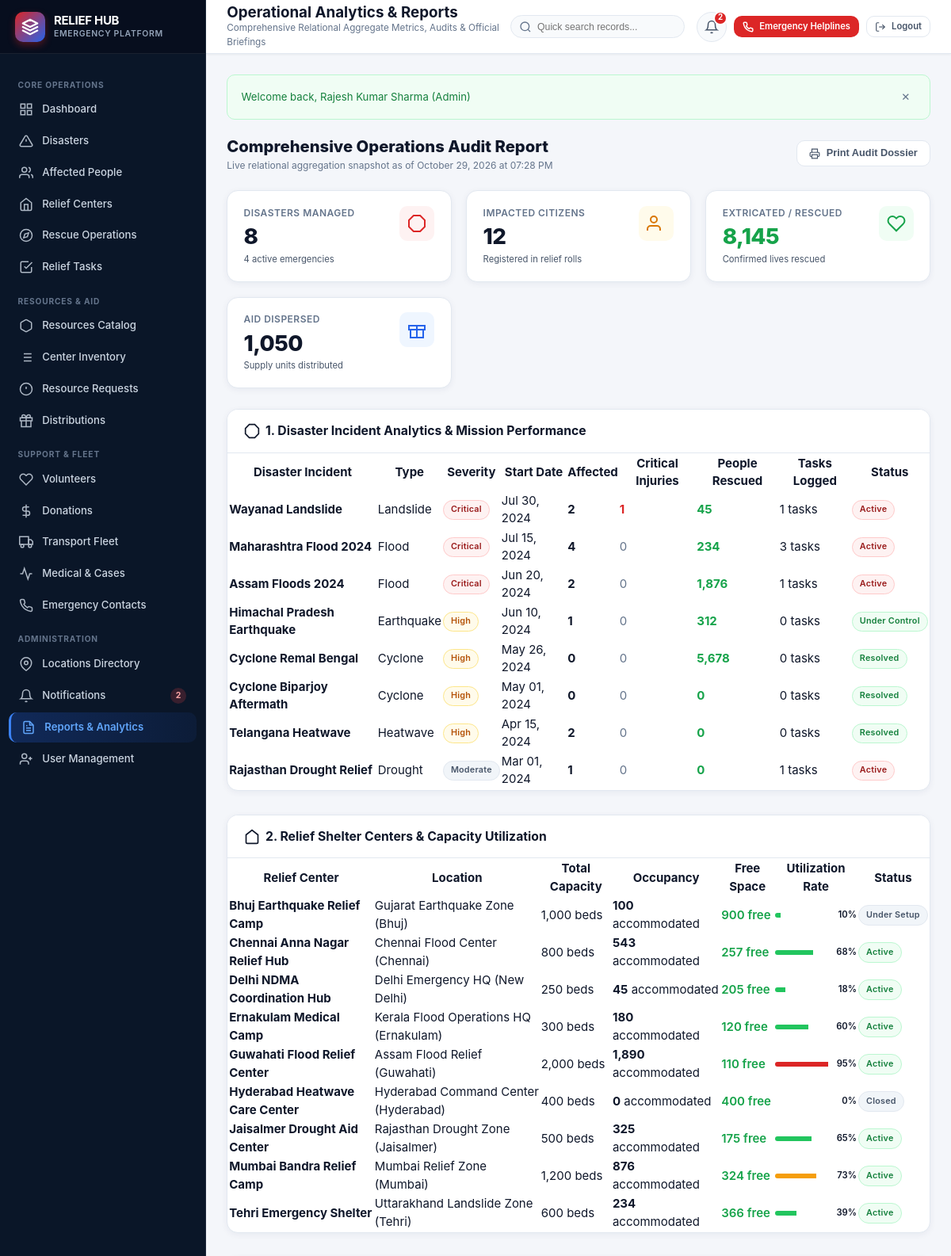
/reports.php (signed in, upper part), run on the app's committed database.
### tables this page shows
CREATE TABLE IF NOT EXISTS disasters (
    disaster_id INT PRIMARY KEY AUTO_INCREMENT,
    disaster_type_id INT NOT NULL,
    disaster_name VARCHAR(200) NOT NULL,
    description TEXT,
    start_date DATE NOT NULL,
    end_date DATE,
    severity ENUM('Low', 'Moderate', 'High', 'Critical') NOT NULL DEFAULT 'Moderate',
    status ENUM('Reported', 'Active', 'Under Control', 'Resolved') NOT NULL DEFAULT 'Reported',
    reported_by INT,
    created_at TIMESTAMP DEFAULT CURRENT_TIMESTAMP,
    updated_at TIMESTAMP DEFAULT CURRENT_TIMESTAMP ON UPDATE CURRENT_TIMESTAMP,
    FOREIGN KEY (disaster_type_id) REFERENCES disaster_types(disaster_type_id) ON DELETE RESTRICT,
    FOREIGN KEY (reported_by) REFERENCES users(user_id) ON DELETE SET NULL,
    INDEX idx_disasters_status (status),
    INDEX idx_disasters_severity (severity)
);

CREATE TABLE IF NOT EXISTS disaster_types (
    disaster_type_id INT PRIMARY KEY AUTO_INCREMENT,
    type_name VARCHAR(100) NOT NULL UNIQUE,
    description TEXT
);

CREATE TABLE IF NOT EXISTS relief_centers (
    center_id INT PRIMARY KEY AUTO_INCREMENT,
    location_id INT NOT NULL,
    center_name VARCHAR(150) NOT NULL,
    center_type ENUM('Shelter', 'Food Distribution', 'Medical', 'Multi-Purpose') NOT NULL,
    capacity INT NOT NULL,
    current_occupancy INT DEFAULT 0,
    contact_number VARCHAR(20),
    status ENUM('Active', 'Full', 'Closed', 'Under Setup') DEFAULT 'Active',
    created_at TIMESTAMP DEFAULT CURRENT_TIMESTAMP,
    updated_at TIMESTAMP DEFAULT CURRENT_TIMESTAMP ON UPDATE CURRENT_TIMESTAMP,
    FOREIGN KEY (location_id) REFERENCES locations(location_id) ON DELETE RESTRICT,
    INDEX idx_center_status (status)
);

CREATE TABLE IF NOT EXISTS locations (
    location_id INT PRIMARY KEY AUTO_INCREMENT,
    location_name VARCHAR(150) NOT NULL,
    address TEXT,
    city VARCHAR(100),
    state VARCHAR(100),
    pincode VARCHAR(20),
    latitude DECIMAL(10, 8),
    longitude DECIMAL(11, 8)
);

### reports.php (the view, shortened to what this page needs)
<?php
$pdo = getDB();
$totalDisasters     = (int)$pdo->query("SELECT COUNT(*) FROM disasters")->fetchColumn();
$activeDisasters    = (int)$pdo->query("SELECT COUNT(*) FROM disasters WHERE status = 'Active'")->fetchColumn();
$totalAffected       = (int)$pdo->query("SELECT COUNT(*) FROM affected_people")->fetchColumn();
$totalRescued        = (int)$pdo->query("SELECT COALESCE(SUM(people_rescued), 0) FROM rescue_operations")->fetchColumn();
$totalDistributions  = (int)$pdo->query("SELECT COALESCE(SUM(quantity_distributed), 0) FROM resource_distribution")->fetchColumn();
$disasterBreakdown = $pdo->query("
    SELECT d.disaster_id, d.disaster_name, dt.type_name, d.severity, d.status, d.start_date,
           (SELECT COUNT(*) FROM affected_people ap WHERE ap.disaster_id = d.disaster_id) as total_affected,
           (SELECT COUNT(*) FROM affected_people ap WHERE ap.disaster_id = d.disaster_id AND ap.injury_status = 'Critical') as critical_injuries,
           (SELECT COALESCE(SUM(people_rescued), 0) FROM rescue_operations ro WHERE ro.disaster_id = d.disaster_id) as people_rescued,
           (SELECT COUNT(*) FROM relief_tasks rt WHERE rt.disaster_id = d.disaster_id) as task_count
    FROM disasters d
    LEFT JOIN disaster_types dt ON d.disaster_type_id = dt.disaster_type_id
    ORDER BY d.start_date DESC
")->fetchAll();
$centerLogistics = $pdo->query("
    SELECT rc.center_id, rc.center_name, rc.capacity, rc.current_occupancy, rc.status,
           l.location_name, l.city, l.state
    FROM relief_centers rc
    JOIN locations l ON rc.location_id = l.location_id
    ORDER BY rc.center_name ASC
")->fetchAll();
require_once __DIR__ . '/includes/header.php';
require_once __DIR__ . '/includes/sidebar.php';
?>
<div class="main-wrapper">
  <?php require_once __DIR__ . '/includes/topbar.php'; ?>
  <div style="display: flex; justify-content: space-between; align-items: center; margin-bottom: 1.5rem; flex-wrap: wrap; gap: 0.75rem;">
    <div>
      <h2 style="font-size: 1.35rem; font-weight: 800; color: var(--navy-950);">Comprehensive Operations Audit Report</h2>
      <p style="font-size: 0.8rem; color: var(--text-muted);">Live relational aggregation snapshot as of <?= date('F d, Y \a\t h:i A') ?></p>
    </div>
    <div style="display: flex; gap: 0.5rem;">
      <button type="button" class="btn btn-outline" onclick="window.print()">
        <svg width="14" height="14" viewBox="0 0 24 24" fill="none" stroke="currentColor" stroke-width="2"><polyline points="6 9 6 2 18 2 18 9"/><path d="M6 18H4a2 2 0 0 1-2-2v-5a2 2 0 0 1 2-2h16a2 2 0 0 1 2 2v5a2 2 0 0 1-2 2h-2"/><rect x="6" y="14" width="12" height="8"/></svg>
        <span>Print Audit Dossier</span>
      </button>
    </div>
  </div>
  <div class="stats-grid">
    <div class="stat-card">
      <div class="stat-content">
        <span class="stat-title">Disasters Managed</span>
        <span class="stat-value"><?= $totalDisasters ?></span>
        <span class="stat-subtext"><?= $activeDisasters ?> active emergencies</span>
      </div>
      <div class="stat-icon red">
        <svg width="24" height="24" viewBox="0 0 24 24" fill="none" stroke="currentColor" stroke-width="2"><polygon points="7.86 2 16.14 2 22 7.86 22 16.14 16.14 22 7.86 22 2 16.14 2 7.86 7.86 2"/></svg>
      </div>
    </div>
    <div class="stat-card">
      <div class="stat-content">
        <span class="stat-title">Impacted Citizens</span>
        <span class="stat-value"><?= number_format($totalAffected) ?></span>
        <span class="stat-subtext">Registered in relief rolls</span>
      </div>
      <div class="stat-icon orange">
        <svg width="24" height="24" viewBox="0 0 24 24" fill="none" stroke="currentColor" stroke-width="2"><path d="M17 21v-2a4 4 0 0 0-4-4H5a4 4 0 0 0-4 4v2"/><circle cx="9" cy="7" r="4"/></svg>
      </div>
    </div>
    <div class="stat-card">
      <div class="stat-content">
        <span class="stat-title">Extricated / Rescued</span>
        <span class="stat-value" style="color: var(--success-600);"><?= number_format($totalRescued) ?></span>
        <span class="stat-subtext">Confirmed lives rescued</span>
      </div>
      <div class="stat-icon green">
        <svg width="24" height="24" viewBox="0 0 24 24" fill="none" stroke="currentColor" stroke-width="2"><path d="M20.84 4.61a5.5 5.5 0 0 0-7.78 0L12 5.67l-1.06-1.06a5.5 5.5 0 0 0-7.78 7.78l1.06 1.06L12 21.23l7.78-7.78 1.06-1.06a5.5 5.5 0 0 0 0-7.78z"/></svg>
      </div>
    </div>
    <div class="stat-card">
      <div class="stat-content">
        <span class="stat-title">Aid Dispersed</span>
        <span class="stat-value"><?= number_format($totalDistributions) ?></span>
        <span class="stat-subtext">Supply units distributed</span>
      </div>
      <div class="stat-icon blue">
        <svg width="24" height="24" viewBox="0 0 24 24" fill="none" stroke="currentColor" stroke-width="2"><polyline points="20 12 20 22 4 22 4 12"/><rect x="2" y="7" width="20" height="5"/><line x1="12" y1="22" x2="12" y2="7"/></svg>
      </div>
    </div>
  </div>
  <div class="card" style="margin-bottom: 2rem;">
    <div class="card-header">
      <h3 class="card-title">
        <svg width="20" height="20" viewBox="0 0 24 24" fill="none" stroke="currentColor" stroke-width="2"><polygon points="7.86 2 16.14 2 22 7.86 22 16.14 16.14 22 7.86 22 2 16.14 2 7.86 7.86 2"/></svg>
        <span>1. Disaster Incident Analytics & Mission Performance</span>
      </h3>
    </div>
    <div class="table-responsive">
      <table class="table">
        <thead>
          <tr>
            <th>Disaster Incident</th>
            <th>Type</th>
            <th>Severity</th>
            <th>Start Date</th>
            <th>Affected</th>
            <th>Critical Injuries</th>
            <th>People Rescued</th>
            <th>Tasks Logged</th>
            <th>Status</th>
          </tr>
        </thead>
        <tbody>
          <?php foreach ($disasterBreakdown as $db):
            $sevBadge = 'badge-neutral';
            if ($db['severity'] === 'Critical') $sevBadge = 'badge-danger';
            elseif ($db['severity'] === 'High') $sevBadge = 'badge-warning';
            elseif ($db['severity'] === 'Medium') $sevBadge = 'badge-info';
          ?>
            <tr>
              <td><strong><?= htmlspecialchars($db['disaster_name']) ?></strong></td>
              <td><?= htmlspecialchars($db['type_name'] ?? 'Disaster') ?></td>
              <td><span class="badge <?= $sevBadge ?>"><?= htmlspecialchars($db['severity']) ?></span></td>
              <td><?= date('M d, Y', strtotime($db['start_date'])) ?></td>
              <td><strong><?= number_format($db['total_affected']) ?></strong></td>
              <td>
                <span style="color: <?= $db['critical_injuries'] > 0 ? 'var(--emergency-600)' : 'var(--text-muted)' ?>; font-weight: <?= $db['critical_injuries'] > 0 ? '700' : '400' ?>;">
                  <?= number_format($db['critical_injuries']) ?>
                </span>
              </td>
              <td><strong style="color: var(--success-600);"><?= number_format($db['people_rescued']) ?></strong></td>
              <td><?= (int)$db['task_count'] ?> tasks</td>
              <td>
                <span class="badge <?= $db['status'] === 'Active' ? 'badge-danger' : 'badge-success' ?>">
                  <?= htmlspecialchars($db['status']) ?>
                </span>
              </td>
            </tr>
          <?php endforeach; ?>
        </tbody>
      </table>
    </div>
  </div>
  <div class="card" style="margin-bottom: 2rem;">
    <div class="card-header">
      <h3 class="card-title">
        <svg width="20" height="20" viewBox="0 0 24 24" fill="none" stroke="currentColor" stroke-width="2"><path d="M3 9l9-7 9 7v11a2 2 0 0 1-2 2H5a2 2 0 0 1-2-2z"/></svg>
        <span>2. Relief Shelter Centers & Capacity Utilization</span>
      </h3>
    </div>
    <div class="table-responsive">
      <table class="table">
        <thead>
          <tr>
            <th>Relief Center</th>
            <th>Location</th>
            <th>Total Capacity</th>
            <th>Occupancy</th>
            <th>Free Space</th>
            <th>Utilization Rate</th>
            <th>Status</th>
          </tr>
        </thead>
        <tbody>
          <?php foreach ($centerLogistics as $cl):
            $pct = $cl['capacity'] > 0 ? round(($cl['current_occupancy'] / $cl['capacity']) * 100) : 0;
            $free = max(0, $cl['capacity'] - $cl['current_occupancy']);
          ?>
            <tr>
              <td><strong><?= htmlspecialchars($cl['center_name']) ?></strong></td>
              <td><?= htmlspecialchars($cl['location_name']) ?> (<?= htmlspecialchars($cl['city']) ?>)</td>
              <td><?= number_format($cl['capacity']) ?> beds</td>
              <td><strong><?= number_format($cl['current_occupancy']) ?></strong> accommodated</td>
              <td><span style="color: var(--success-600); font-weight: 600;"><?= number_format($free) ?> free</span></td>
              <td>
                <div style="display: flex; align-items: center; gap: 0.5rem;">
                  <div style="flex: 1; height: 6px; background: var(--border-color); border-radius: 3px; overflow: hidden; min-width: 60px;">
                    <div style="width: <?= min(100, $pct) ?>%; height: 100%; background: <?= $pct >= 90 ? 'var(--emergency-600)' : ($pct >= 70 ? 'var(--warning-500)' : 'var(--success-500)') ?>;"></div>
                  </div>
                  <span style="font-size: 0.75rem; font-weight: 600;"><?= $pct ?>%</span>
                </div>
              </td>
              <td>
                <span class="badge <?= $cl['status'] === 'Active' ? 'badge-success' : 'badge-neutral' ?>">
                  <?= htmlspecialchars($cl['status']) ?>
                </span>
              </td>
            </tr>
          <?php endforeach; ?>
        </tbody>
      </table>
    </div>
  </div>
</div>
<?php require_once __DIR__ . '/includes/footer.php'; ?>

### data on the page
disasters: disaster_name "Wayanad Landslide", disaster_type.type_name "Landslide", severity "Critical", start_date "Jul 30, 2024", total_affected "2", critical_injuries "1", people_rescued "45", task_count "1", status "Active"
disasters: disaster_name "Maharashtra Flood 2024", disaster_type.type_name "Flood", severity "Critical", start_date "Jul 15, 2024", total_affected "4", critical_injuries "0", people_rescued "234", task_count "3", status "Active"
disasters: disaster_name "Assam Floods 2024", disaster_type.type_name "Flood", severity "Critical", start_date "Jun 20, 2024", total_affected "2", critical_injuries "0", people_rescued "1,876", task_count "1", status "Active"
disasters: disaster_name "Himachal Pradesh Earthquake", disaster_type.type_name "Earthquake", severity "High", start_date "Jun 10, 2024", total_affected "1", critical_injuries "0", people_rescued "312", task_count "0", status "Under Control"
disasters: disaster_name "Cyclone Remal Bengal", disaster_type.type_name "Cyclone", severity "High", start_date "May 26, 2024", total_affected "0", critical_injuries "0", people_rescued "5,678", task_count "0", status "Resolved"
disasters: disaster_name "Cyclone Biparjoy Aftermath", disaster_type.type_name "Cyclone", severity "High", start_date "May 01, 2024", total_affected "0", critical_injuries "0", people_rescued "0", task_count "0", status "Resolved"
disasters: disaster_name "Telangana Heatwave", disaster_type.type_name "Heatwave", severity "High", start_date "Apr 15, 2024", total_affected "2", critical_injuries "0", people_rescued "0", task_count "0", status "Resolved"
disasters: disaster_name "Rajasthan Drought Relief", disaster_type.type_name "Drought", severity "Moderate", start_date "Mar 01, 2024", total_affected "1", critical_injuries "0", people_rescued "0", task_count "1", status "Active"
relief_centers: center_name "Bhuj Earthquake Relief Camp", location.location_name "Gujarat Earthquake Zone", location.city "Bhuj", capacity "1,000", current_occupancy "100", free "900", pct "10", status "Under Setup"
relief_centers: center_name "Chennai Anna Nagar Relief Hub", location.location_name "Chennai Flood Center", location.city "Chennai", capacity "800", current_occupancy "543", free "257", pct "68", status "Active"
relief_centers: center_name "Delhi NDMA Coordination Hub", location.location_name "Delhi Emergency HQ", location.city "New Delhi", capacity "250", current_occupancy "45", free "205", pct "18", status "Active"
relief_centers: center_name "Ernakulam Medical Camp", location.location_name "Kerala Flood Operations HQ", location.city "Ernakulam", capacity "300", current_occupancy "180", free "120", pct "60", status "Active"
relief_centers: center_name "Guwahati Flood Relief Center", location.location_name "Assam Flood Relief", location.city "Guwahati", capacity "2,000", current_occupancy "1,890", free "110", pct "95", status "Active"
relief_centers: center_name "Hyderabad Heatwave Care Center", location.location_name "Hyderabad Command Center", location.city "Hyderabad", capacity "400", current_occupancy "0", status "Closed"
relief_centers: center_name "Jaisalmer Drought Aid Center", location.location_name "Rajasthan Drought Zone", location.city "Jaisalmer", capacity "500", current_occupancy "325", free "175", pct "65", status "Active"
relief_centers: center_name "Mumbai Bandra Relief Camp", location.location_name "Mumbai Relief Zone", location.city "Mumbai", capacity "1,200", current_occupancy "876", free "324", pct "73", status "Active"
relief_centers: center_name "Tehri Emergency Shelter", location.location_name "Uttarakhand Landslide Zone", location.city "Tehri", capacity "600", current_occupancy "234", free "366", pct "39", status "Active"

### other printed values
$unreadCount "2"
$pageTitle "Operational Analytics & Reports"
$pageSubtitle "Comprehensive Relational Aggregate Metrics, Audits & Official Briefings"
$topUnread "2"
$msg "Welcome back, Rajesh Kumar Sharma (Admin)"
$totalDisasters "8"
$activeDisasters "4"
$totalAffected "12"
$totalRescued "8,145"
$totalDistributions "1,050"
